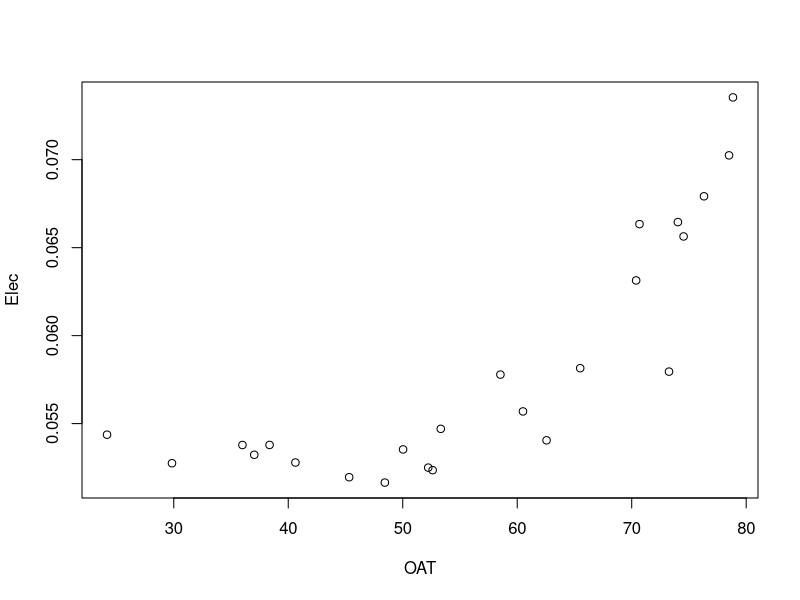
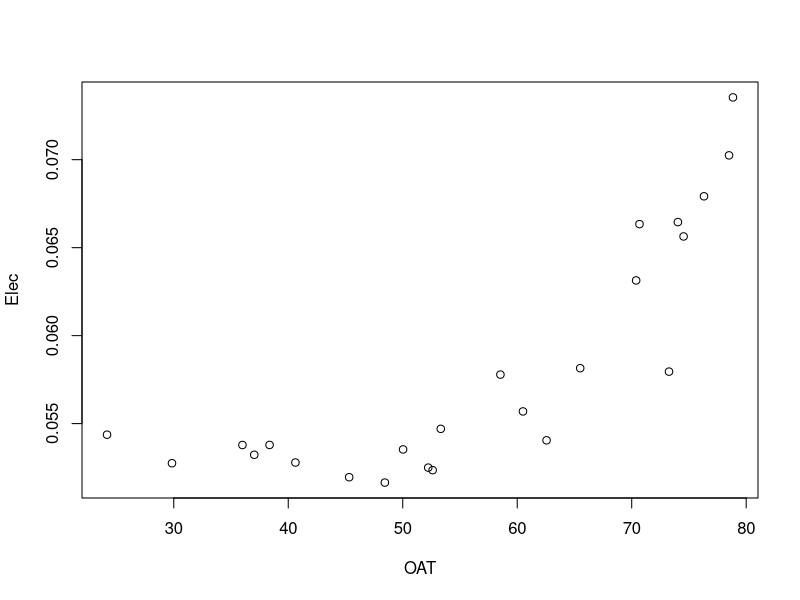

R code for these plots, in order: (Note: this script raises an error after producing the figures.)

# https://www.r-bloggers.com/r-for-ecologists-putting-together-a-piecewise-regression/

####

library(segmented)
options(scipen = 999)

gold <- read.csv("gold.csv", header = T)
head(gold)
str(gold)
df0 <- gold[c("OAT", "Elec")]
plot(df0)

#### Clusters
df0 <- gold[c("OAT", "Elec")]
plot(df0)

library(ggplot2)
ggplot(df0, aes(OAT, Elec, color=OAT)) + geom_point() + theme_bw

# Divide OATs into clusters
(kc <- kmeans(df0, 2)) 

table(df0$OAT, kc$cluster)

# Perform K-Means with 2 clusters
set.seed(7)
km1 = kmeans(df0, 2, nstart=100)

# Plot results
plot(df0, col =(km1$cluster +1) , main="K-Means result with 2 clusters", pch=20, cex=2)

# Check for the optimal number of clusters given the data

mydata <- df0
wss <- (nrow(mydata)-1)*sum(apply(mydata,2,var))
for (i in 2:15) wss[i] <- sum(kmeans(mydata,
                                     centers=i)$withinss)
plot(1:15, wss, type="b", xlab="Number of Clusters",
     ylab="Within groups sum of squares",
     main="Assessing the Optimal Number of Clusters with the Elbow Method",
     pch=20, cex=2)

# Perform K-Means with the optimal number of clusters identified from the Elbow method
set.seed(7)
km2 = kmeans(df0, 3, nstart=100)

# Examine the result of the clustering algorithm
km2




df0.stand <- scale(df0[-1]) 

# K-Means
k.means.fit <- kmeans(df0.stand, 3) # k = 3

attributes(k.means.fit)
k.means.fit$centers

# Clusters:
k.means.fit$cluster

# Cluster size:
k.means.fit$size

library(cluster)
clusplot(df0.stand, k.means.fit$cluster, main='2D representation of the Cluster solution',
         color=TRUE, shade=TRUE,
         labels=2, lines=0)


fit.glm <- glm(Elec ~ OAT, data = df0)
fit.seg <- segmented(fit.glm, seg.Z = ~OAT, psi = 50)
print(fit.seg)
summary(fit.seg)

davies.test(fit.glm, ~OAT, k=24)

slope(fit.seg)

fit.glm <- update(fit.glm, .~.-OAT)
fit.seg1 <- update(fit.seg)

fit.seg1$psi

x <- df0$OAT
y <- df0$Elec
plot(x,y, pch=16)


####

#http://www.statmethods.net/advstats/cluster.html

# Determine number of clusters
wss <- (nrow(df0)-1)*sum(apply(df0,2,var))
for (i in 2:15) wss[i] <- sum(kmeans(df0, 
                                     centers=i)$withinss)
plot(1:15, wss, type="b", xlab="Number of Clusters",
     ylab="Within groups sum of squares")

# K-Means Cluster Analysis
fit <- kmeans(df0, 5) # 5 cluster solution
# get cluster means 
aggregate(df0,by=list(fit$cluster),FUN=mean)
# append cluster assignment
df0 <- data.frame(df0, fit$cluster)

# Ward Hierarchical Clustering
d <- dist(df0, method = "euclidean") # distance matrix
fit <- hclust(d, method="ward.D") 
plot(fit) # display dendogram
groups <- cutree(fit, k=5) # cut tree into 5 clusters
# draw dendogram with red borders around the 5 clusters 
rect.hclust(fit, k=5, border="red")



# Ward Hierarchical Clustering with Bootstrapped p values
library(pvclust)
fit <- pvclust(df0, method.hclust="ward.D2",
               method.dist="euclidean")
plot(fit) # dendogram with p values
# add rectangles around groups highly supported by the data
pvrect(fit, alpha=.95)




# Model Based Clustering
library(mclust)
fit <- Mclust(df0)
plot(fit) # plot results 
summary(fit) # display the best model



# K-Means Clustering with 5 clusters
fit <- kmeans(df0, 5)

# Cluster Plot against 1st 2 principal components

# vary parameters for most readable graph
library(cluster) 
clusplot(df0, fit$cluster, color=TRUE, shade=TRUE, 
         labels=2, lines=0)

# Centroid Plot against 1st 2 discriminant functions
library(fpc)
plotcluster(mydata, fit$cluster)



###

library(graphics)
heatmap(elec)
